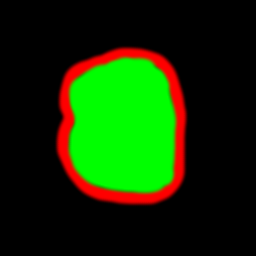
#> input picture SampleProject/Objets/TextureDataField.png, 256 x 256 px; its folder holds 2 pictures in this run
$ python autoCropPPMToPNG.py SampleProject/Objets out.png SampleProject/Objets/rgb-compose.png SampleProject/Objets/rgb-compose.png SampleProject/Objets/rgb-compose.png SampleProject/Objets/rgb-compose.png
#> lines starting #> are read from the running program, lines starting #| are printed output that depends on the picture
import os,sys
from PIL import Image


cropping_request = False
renaming_request = False

if len(sys.argv) < 3:
	print ("Usage : " + sys.argv[0] + " <folderIn> <folderOut> [<resultsPrefix> <left> <up> <width> <height>]")
	sys.exit(1)
else:
	if len(sys.argv) > 3 :
		renaming_request = True
		print("png files will be prefixed with " + sys.argv[3])
	if len(sys.argv) > 4 :
		cropping_request = True
		if len(sys.argv) < 8 :
			print("Cropping request failed, treatment wil continue without cropping")
			print ("Usage : " + sys.argv[0] + " <folderIn> <folderOut> [<resultsPrefix> <left> <up> <width> <height>]")
			cropping_request = False
		else :
			print("Cropping images from coord x:" + sys.argv[4] + " and y:" + sys.argv[5] + \
				" with dimension w:" + sys.argv[6] + " and h:" + sys.argv[7]  )

	for fileName in os.listdir(sys.argv[1]):
		extension = fileName.split('.',1)[-1]
		fileLastName = fileName.split('/',1)[-1]
		if "png" in extension or "jpg" in extension or "ppm" in extension or "pgm" in extension:
			imageFile = Image.open(sys.argv[1]+"/"+fileName)
#> imageFile is the input picture: PIL image 256x256 RGB; mean R, G, B 17.8, 48, 0
			newImage = imageFile

			if cropping_request is True :
				box = (int(sys.argv[4]), int(sys.argv[5]), int(sys.argv[4]) + int(sys.argv[6]), int(sys.argv[5]) + int(sys.argv[7]))
				newImage = imageFile.crop(box)

			# Vertical mirror image
			pixels = newImage.load()
			height = newImage.size[1]
#> height = 256
			for y in range(height//2) :
				for x in range(newImage.size[0]):
					temp = pixels[x,y]
					pixels[x,y] = pixels[x, height-1-y]
					pixels[x, height-1-y] = temp

			outputFileName = sys.argv[2]
			if outputFileName[-1] != '/' and  outputFileName[-1] != '\\':
				outputFileName = outputFileName + '/'
			fileLastNameNoExt = fileLastName.split('.',1)[0]
			if renaming_request is True :
				outputFileName = outputFileName + sys.argv[3] + fileLastNameNoExt + ".png"
			else :
				outputFileName = outputFileName + fileLastNameNoExt + ".png"
			print("Saving to " + sys.argv[2] + "" )
			newImage.save(outputFileName)
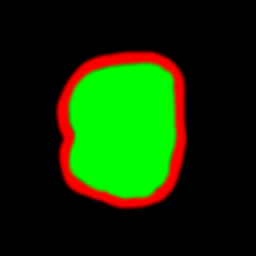
#> saved as rgb-compose.pngTextureDataField.png: PIL image 256x256 RGB; mean R, G, B 17.8, 48, 0
#> pass 2 of the loop `for fileName in os.listdir(sys.argv[1]):`:
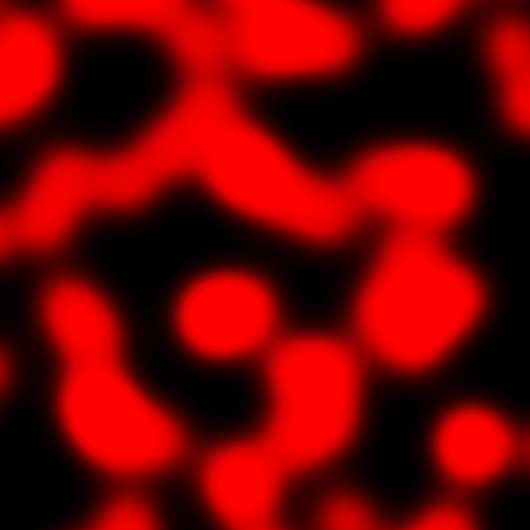
#> input picture SampleProject/Objets/rgb-compose.png, 530 x 530 px
#> imageFile is the input picture: PIL image 530x530 RGB; mean R, G, B 117.9, 0, 0
#> `newImage.save(outputFileName)`:
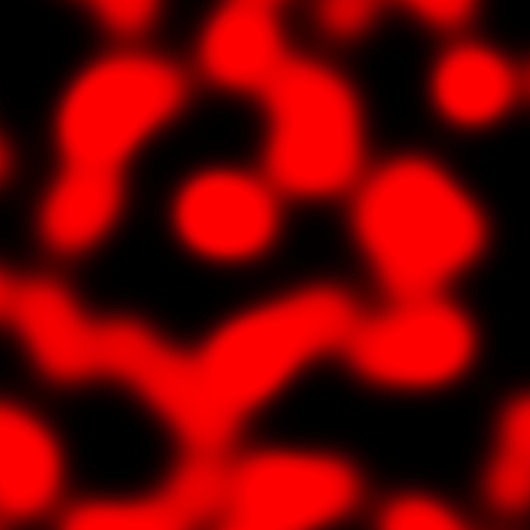
#> saved as rgb-compose.pngrgb-compose.png: PIL image 530x530 RGB; mean R, G, B 117.9, 0, 0
